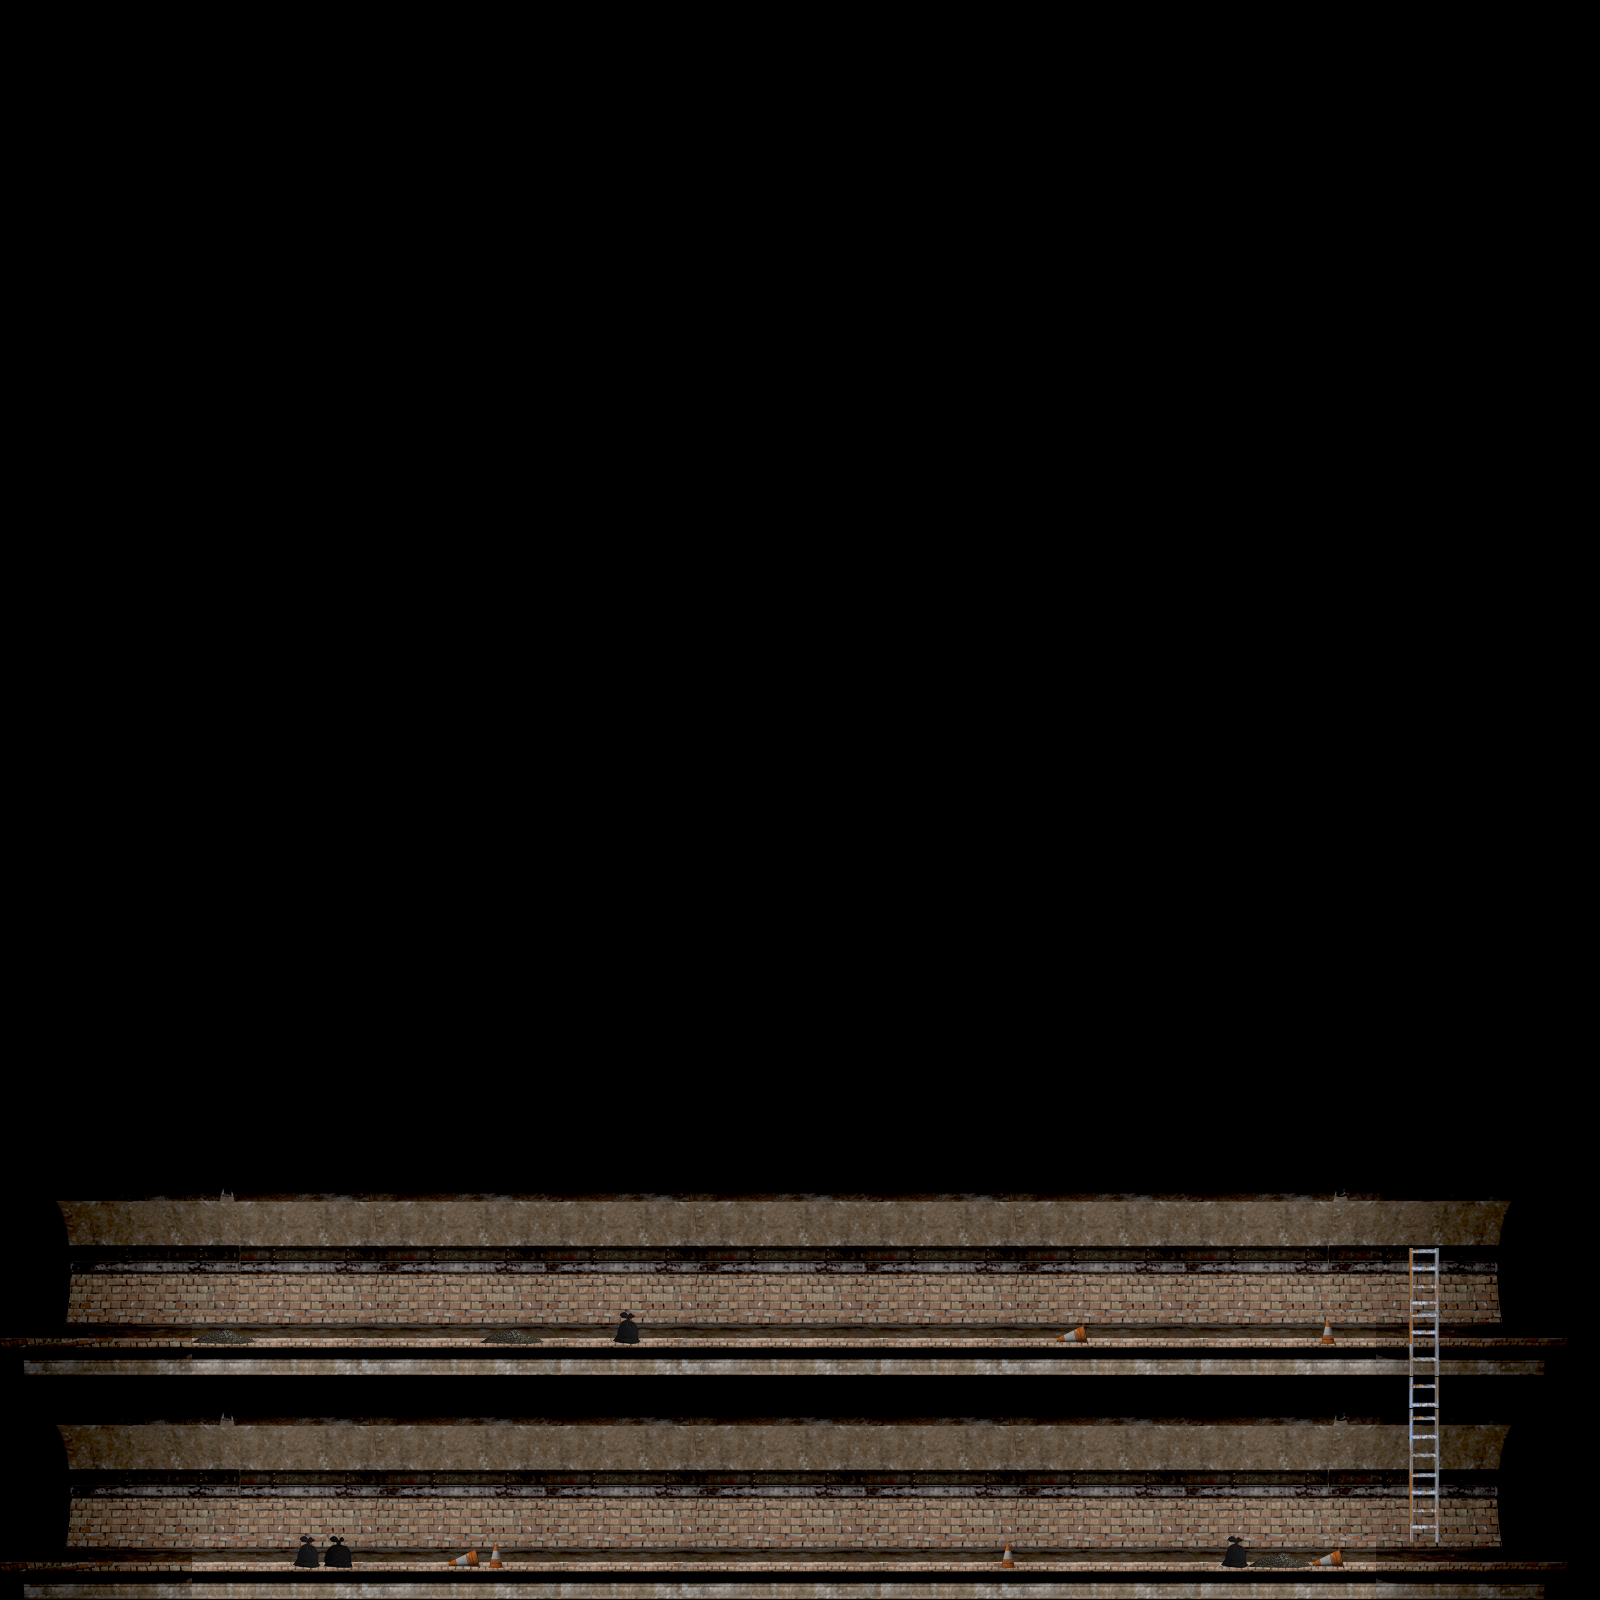

Below is a game level as drawn by its tile map, then a one-line description and the .tmx that defines it (tile-layer data replaced by summaries):
An orthogonal 50x50 tile map with 32x32 px tiles, 5 tile layers (OverlayBottom, OverlayTop, Props (Back), Props (Front), ...), 2 tilesets and 1 object (SpawnPoint).

<map version="1.0" tiledversion="1.0.3" orientation="orthogonal" renderorder="right-down" width="50" height="50" tilewidth="32" tileheight="32" nextobjectid="3">
 <tileset firstgid="1" name="SewerTileSet 2nd" tilewidth="32" tileheight="32" tilecount="162" columns="27">
  <image source="SewerTileSet 2nd.png" width="864" height="192" />
 </tileset>
 <tileset firstgid="163" name="meta_tiles" tilewidth="32" tileheight="32" tilecount="3" columns="3">
  <image source="meta_tiles.png" width="96" height="32" />
  <tile id="0">
   <properties>
    <property name="AvailableAction" value="Walk" />
   </properties>
  </tile>
  <tile id="1">
   <properties>
    <property name="Barrier" type="bool" value="false" />
   </properties>
  </tile>
  <tile id="2">
   <properties>
    <property name="AvailableAction" value="Climb" />
   </properties>
  </tile>
 </tileset>
 <layer name="OverlayBottom" width="50" height="50">
  <data>[2500 cells, 336 non-empty, 42 distinct tile ids]</data>
 </layer>
 <layer name="OverlayTop" width="50" height="50">
  <data>[2500 cells, 444 non-empty, 130 distinct tile ids]</data>
 </layer>
 <layer name="Props (Back)" width="50" height="50">
  <data>[2500 cells, 17 non-empty, 11 distinct tile ids]</data>
 </layer>
 <layer name="Props (Front)" width="50" height="50">
  <data>[2500 cells, 9 non-empty, 5 distinct tile ids]</data>
 </layer>
 <layer name="Meta" width="50" height="50" opacity="0">
  <data>[2500 cells, 267 non-empty, 3 distinct tile ids]</data>
 </layer>
 <objectgroup name="Player" visible="0">
  <object id="2" name="SpawnPoint" x="39.9505" y="1537.52" width="18.0059" height="18.0059">
   <ellipse />
  </object>
 </objectgroup>
</map>